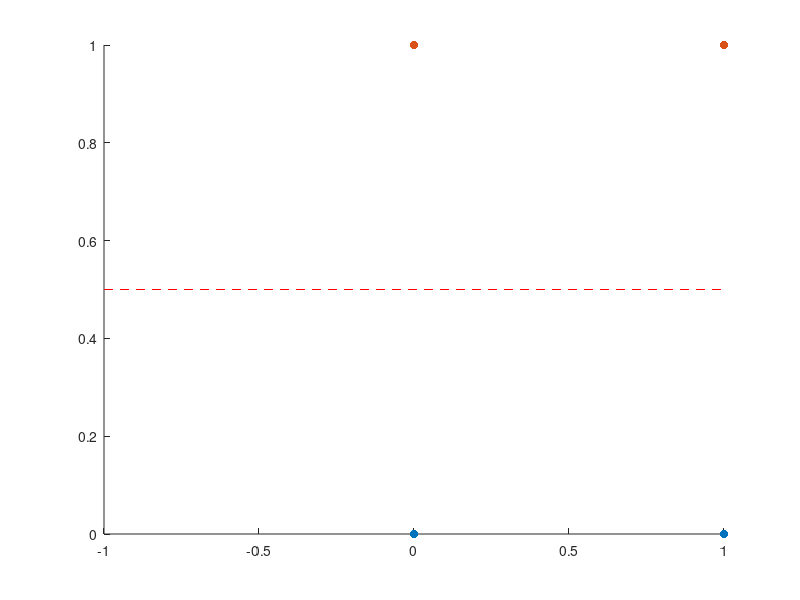

This figure's MATLAB source:


Z = rand(200,2) ;
Z(Z>0.5) = 1 ;
Z(Z<1)   = 0 ;

z = 1.*Z(:,1) + 2.*Z(:,2)  ;
% y = z ;

y = zeros(size(z));
y(z>1) = 1;

%a = rand(size(y)) ;
%y = y.*(a>0.2) ;


% [b,dev,stats]  = glmfit(Z,y,'normal','identity');
% 
% yhat = glmval(b,Z,'identity');
% yhat(yhat>0.5) =1;
% yhat(yhat<1) = 0;
% 
% sum(y~=yhat)
% k = [y yhat];
% b = b./min(b);

%b = regress(y,Z);

inputs  = Z ;
outputs = y ;

              model = svmtrain(outputs, inputs, '-t 0 -c 50');
              w = (model.sv_coef' * full(model.SVs));
              th = -model.rho ;
              scaled_weights = -(th .* w) ./ (norm(w)^2);
             
              
            
  figure ; hold on;
 
  
  m  = -scaled_weights(1) ./ scaled_weights(2);
  m  = max(min(m, 100000), -100000);
  c  = scaled_weights(2) - (scaled_weights(1) .* m);
  b  = 1; 
  edges = [-b (-b * m) + c; (b - c)./m b; b (b * m) + c; -(b + c) ./ m -b];

  boundary = edges(sum(abs(edges), 2) <= 10, :);
      
  plot(boundary(:, 1), boundary(:, 2), '--r')
  
  o  = (inputs * w') + th;
  o = sign(o);
  o(o<0) = 0;
  %output(abs(input) < 0.001) = 0;
  
  y = o;
  scatter(Z((y==0),1),Z((y==0),2),'filled','b');
  scatter(Z((y==1),1),Z((y==1),2),'filled','r');
      